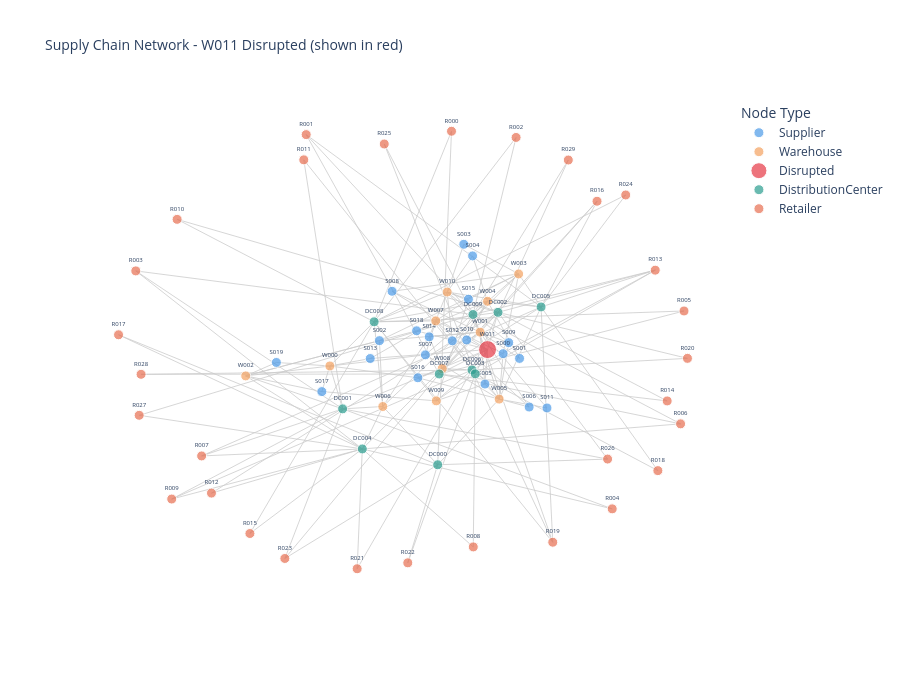

The cell this chart's notebook holds for it:
### Markdown cell above
## 9. Simulate a Disruption

We'll take the highest-centrality node that is a Supplier or Warehouse and simulate it going offline - a factory shutdown, a warehouse fire or a port strike. We'll deliberately avoid disrupting a Distribution Center, as their smaller count makes them more likely to be sole bridges in the network, leaving no viable alternative routes at all.

We'll mark the node as disrupted in Neo4j so subsequent queries can exclude it naturally. This is the moment the network visualization becomes telling: one node disappears and we need to understand what that does to the routes that depended upon it.

### Code cell
# Clear any disruption flags left from a previous run
with driver.session(database = NEO4J_DATABASE) as session:
    session.run("MATCH (n {disrupted: true}) REMOVE n.disrupted")

# Restrict disruption to Suppliers and Warehouses for network robustness
candidate_df = centrality_df[
    centrality_df["label"].isin(["Supplier", "Warehouse"])
].reset_index(drop = True)

disrupted_id    = candidate_df.iloc[0]["node_id"]
disrupted_label = candidate_df.iloc[0]["label"]
disrupted_score = candidate_df.iloc[0]["centrality"]

print(f"Disrupted node : {disrupted_id}")
print(f"Type           : {disrupted_label}")
print(f"Centrality     : {disrupted_score:.4f}")

with driver.session(database = NEO4J_DATABASE) as session:
    session.run(
        "MATCH (n {id: $id}) SET n.disrupted = true",
        id = disrupted_id
    )

print(f"\nNode {disrupted_id} marked as disrupted in Neo4j.")

build_network_figure(
    G,
    highlight_node = disrupted_id,
    title = f"Supply Chain Network - {disrupted_id} Disrupted (shown in red)"
).show()

### Figure 1 — Plotly figure (JSON) as saved in the notebook; plotly's stock layout.template omitted (floating-point values rounded to 4 significant figures; data arrays with more than 128 entries replaced by an {"elided": "..."} marker saying what was removed)
{"data": [{"hoverinfo": "none", "line": {"color": "#cccccc", "width": 0.8}, "mode": "lines", "showlegend": false, "type": "scatter", "x": {"elided": "516 float values"}, "y": {"elided": "516 float values"}}, {"hoverinfo": "text", "hovertext": ["S004<br>Type: Supplier", "S005<br>Type: Supplier", "S014<br>Type: Supplier", "S015<br>Type: Supplier", "S006<br>Type: Supplier", "S007<br>Type: Supplier", "S000<br>Type: Supplier", "S001<br>Type: Supplier", "S018<br>Type: Supplier", "S019<br>Type: Supplier", "S002<br>Type: Supplier", "S003<br>Type: Supplier", "S016<br>Type: Supplier", "S017<br>Type: Supplier", "S012<br>Type: Supplier", "S013<br>Type: Supplier", "S008<br>Type: Supplier", "S009<br>Type: Supplier", "S010<br>Type: Supplier", "S011<br>Type: Supplier"], "marker": {"color": "#4C9BE8", "line": {"color": "white", "width": 1}, "size": [10, 10, 10, 10, 10, 10, 10, 10, 10, 10, 10, 10, 10, 10, 10, 10, 10, 10, 10, 10]}, "mode": "markers+text", "name": "Supplier", "text": ["S004", "S005", "S014", "S015", "S006", "S007", "S000", "S001", "S018", "S019", "S002", "S003", "S016", "S017", "S012", "S013", "S008", "S009", "S010", "S011"], "textfont": {"size": 6}, "textposition": "top center", "type": "scatter", "x": [0.1306, 0.1702, -0.007926, 0.1174, 0.3113, -0.02007, 0.2282, 0.2806, -0.04819, -0.496, -0.1668, 0.1026, -0.04413, -0.3508, 0.06573, -0.1962, -0.1265, 0.246, 0.1119, 0.3682], "y": [0.4016, -0.1146, 0.07554, 0.227, -0.2072, 0.002992, 0.007764, -0.0113, 0.09989, -0.02767, 0.06016, 0.4483, -0.08928, -0.1449, 0.0594, -0.01178, 0.259, 0.05214, 0.063, -0.2108]}, {"hoverinfo": "text", "hovertext": ["W010<br>Type: Warehouse", "W004<br>Type: Warehouse", "W005<br>Type: Warehouse", "W001<br>Type: Warehouse", "W009<br>Type: Warehouse", "W008<br>Type: Warehouse", "W006<br>Type: Warehouse", "W007<br>Type: Warehouse", "W003<br>Type: Warehouse", "W002<br>Type: Warehouse", "W000<br>Type: Warehouse"], "marker": {"color": "#F4A261", "line": {"color": "white", "width": 1}, "size": [10, 10, 10, 10, 10, 10, 10, 10, 10, 10, 10]}, "mode": "markers+text", "name": "Warehouse", "text": ["W010", "W004", "W005", "W001", "W009", "W008", "W006", "W007", "W003", "W002", "W000"], "textfont": {"size": 6}, "textposition": "top center", "type": "scatter", "x": [0.04949, 0.1784, 0.2155, 0.1546, 0.01463, 0.03374, -0.1561, 0.01304, 0.2778, -0.5939, -0.3251], "y": [0.2559, 0.2187, -0.1752, 0.09447, -0.1822, -0.05233, -0.205, 0.1399, 0.3289, -0.08172, -0.04174]}, {"hoverinfo": "text", "hovertext": ["W011<br>Type: Disrupted"], "marker": {"color": "#E63946", "line": {"color": "white", "width": 1}, "size": [18]}, "mode": "markers+text", "name": "Disrupted", "text": ["W011"], "textfont": {"size": 6}, "textposition": "top center", "type": "scatter", "x": [0.1785], "y": [0.02427]}, {"hoverinfo": "text", "hovertext": ["DC002<br>Type: DistributionCenter", "DC001<br>Type: DistributionCenter", "DC006<br>Type: DistributionCenter", "DC009<br>Type: DistributionCenter", "DC005<br>Type: DistributionCenter", "DC004<br>Type: DistributionCenter", "DC008<br>Type: DistributionCenter", "DC007<br>Type: DistributionCenter", "DC000<br>Type: DistributionCenter", "DC003<br>Type: DistributionCenter"], "marker": {"color": "#2A9D8F", "line": {"color": "white", "width": 1}, "size": [10, 10, 10, 10, 10, 10, 10, 10, 10, 10]}, "mode": "markers+text", "name": "DistributionCenter", "text": ["DC002", "DC001", "DC006", "DC009", "DC005", "DC004", "DC008", "DC007", "DC000", "DC003"], "textfont": {"size": 6}, "textposition": "top center", "type": "scatter", "x": [0.2119, -0.2844, 0.1288, 0.1319, 0.3494, -0.2215, -0.1837, 0.02401, 0.01917, 0.1392], "y": [0.1742, -0.2145, -0.05782, 0.1656, 0.1959, -0.3759, 0.136, -0.0741, -0.4396, -0.07347]}, {"hoverinfo": "text", "hovertext": ["R012<br>Type: Retailer", "R016<br>Type: Retailer", "R020<br>Type: Retailer", "R010<br>Type: Retailer", "R013<br>Type: Retailer", "R014<br>Type: Retailer", "R026<br>Type: Retailer", "R009<br>Type: Retailer", "R003<br>Type: Retailer", "R007<br>Type: Retailer", "R004<br>Type: Retailer", "R011<br>Type: Retailer", "R023<br>Type: Retailer", "R015<br>Type: Retailer", "R024<br>Type: Retailer", "R000<br>Type: Retailer", "R019<br>Type: Retailer", "R005<br>Type: Retailer", "R002<br>Type: Retailer", "R021<br>Type: Retailer", "R028<br>Type: Retailer", "R029<br>Type: Retailer", "R017<br>Type: Retailer", "R022<br>Type: Retailer", "R027<br>Type: Retailer", "R006<br>Type: Retailer", "R025<br>Type: Retailer", "R001<br>Type: Retailer", "R018<br>Type: Retailer", "R008<br>Type: Retailer"], "marker": {"color": "#E76F51", "line": {"color": "white", "width": 1}, "size": [10, 10, 10, 10, 10, 10, 10, 10, 10, 10, 10, 10, 10, 10, 10, 10, 10, 10, 10, 10, 10, 10, 10, 10, 10, 10, 10, 10, 10, 10]}, "mode": "markers+text", "name": "Retailer", "text": ["R012", "R016", "R020", "R010", "R013", "R014", "R026", "R009", "R003", "R007", "R004", "R011", "R023", "R015", "R024", "R000", "R019", "R005", "R002", "R021", "R028", "R029", "R017", "R022", "R027", "R006", "R025", "R001", "R018", "R008"], "textfont": {"size": 6}, "textposition": "top center", "type": "scatter", "x": [-0.7032, 0.5281, 0.8168, -0.813, 0.714, 0.7521, 0.5618, -0.8302, -0.9449, -0.7346, 0.5766, -0.4084, -0.4689, -0.5805, 0.6197, 0.06334, 0.3867, 0.8059, 0.2696, -0.238, -0.928, 0.4364, -1, -0.0763, -0.9341, 0.7949, -0.1515, -0.4008, 0.7223, 0.1329], "y": [-0.5537, 0.6216, -0.01108, 0.5487, 0.344, -0.1826, -0.4167, -0.5777, 0.3411, -0.4041, -0.6172, 0.7883, -0.8169, -0.7164, 0.6469, 0.9035, -0.7516, 0.1797, 0.8785, -0.8583, -0.07539, 0.7876, 0.0838, -0.8345, -0.2404, -0.2749, 0.8521, 0.8899, -0.4632, -0.7704]}], "layout": {"height": 680, "hovermode": "closest", "legend": {"title": {"text": "Node Type"}}, "plot_bgcolor": "white", "showlegend": true, "title": {"font": {"size": 14}, "text": "Supply Chain Network - W011 Disrupted (shown in red)"}, "xaxis": {"showgrid": false, "showticklabels": false, "zeroline": false}, "yaxis": {"showgrid": false, "showticklabels": false, "zeroline": false}}}
